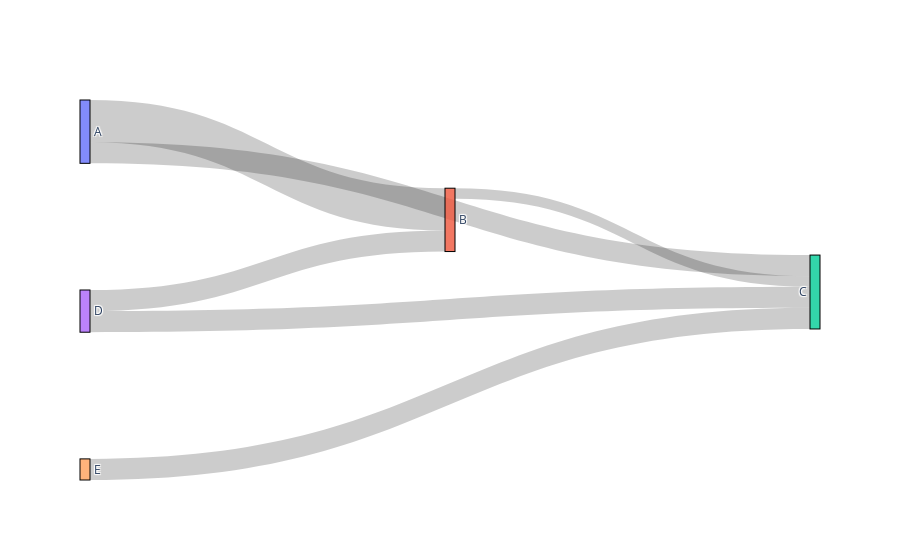

Here is the notebook cell this chart was saved with:
### Code cell
##sankey depends on numbers in terms of source and target
node = {'label':labels, 'pad':200, 'thickness':10,
        'line':{'color':'black','width':1}}


#link = dict(source=source)

sk =go.Sankey(link=link, node=node)
fig = go.Figure(sk)
fig.show()

### Figure 1 — Plotly figure (JSON) as saved in the notebook; plotly's stock layout.template omitted (floating-point values rounded to 4 significant figures)
{"data": [{"link": {"source": [0, 0, 3, 3, 1, 4], "target": [1, 2, 2, 1, 2, 2], "value": [2, 1, 1, 1, 0.5, 1]}, "node": {"label": ["A", "B", "C", "D", "E"], "line": {"color": "black", "width": 1}, "pad": 200, "thickness": 10}, "type": "sankey"}], "layout": {}}
